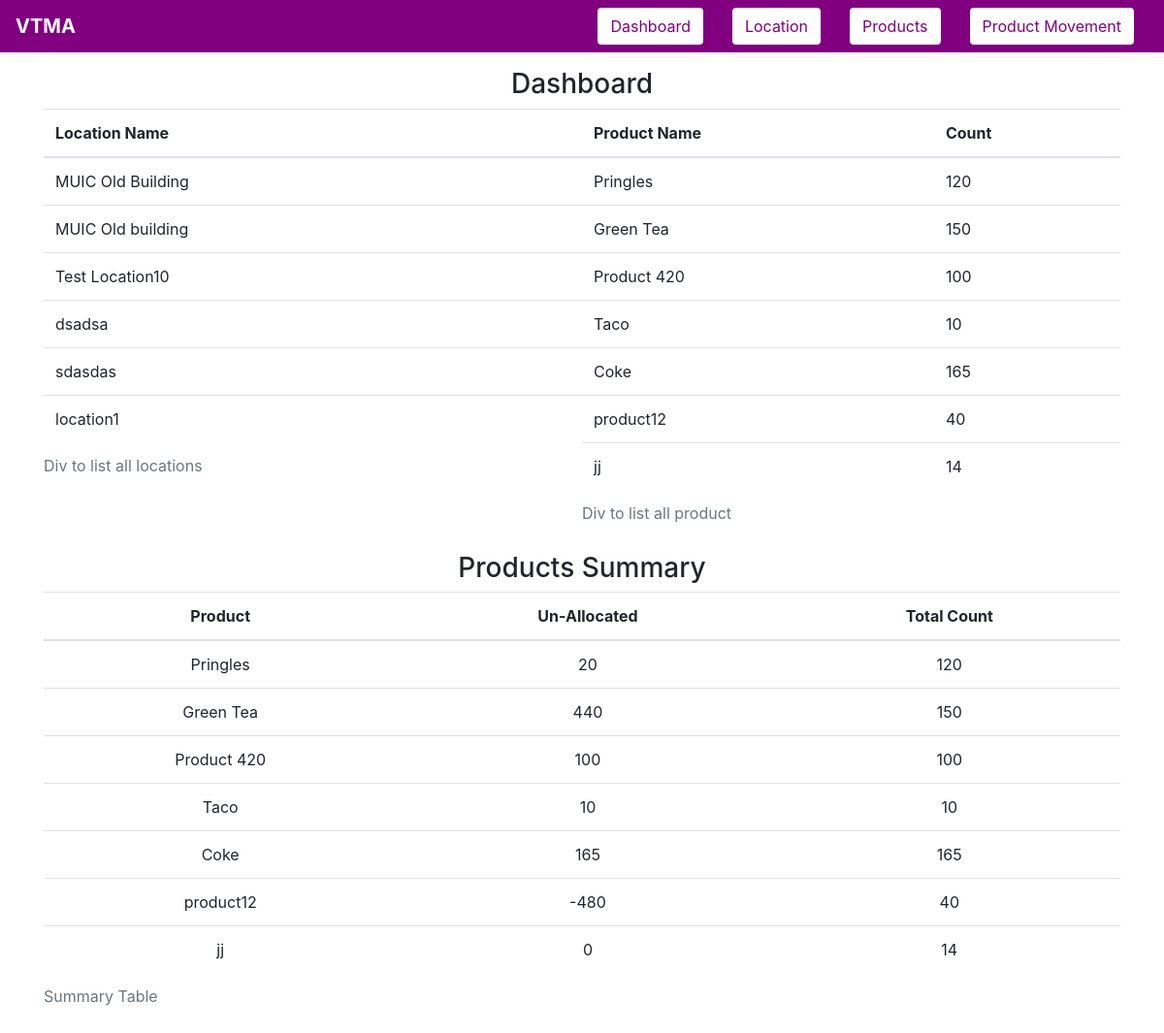
Before: / with the older database file.
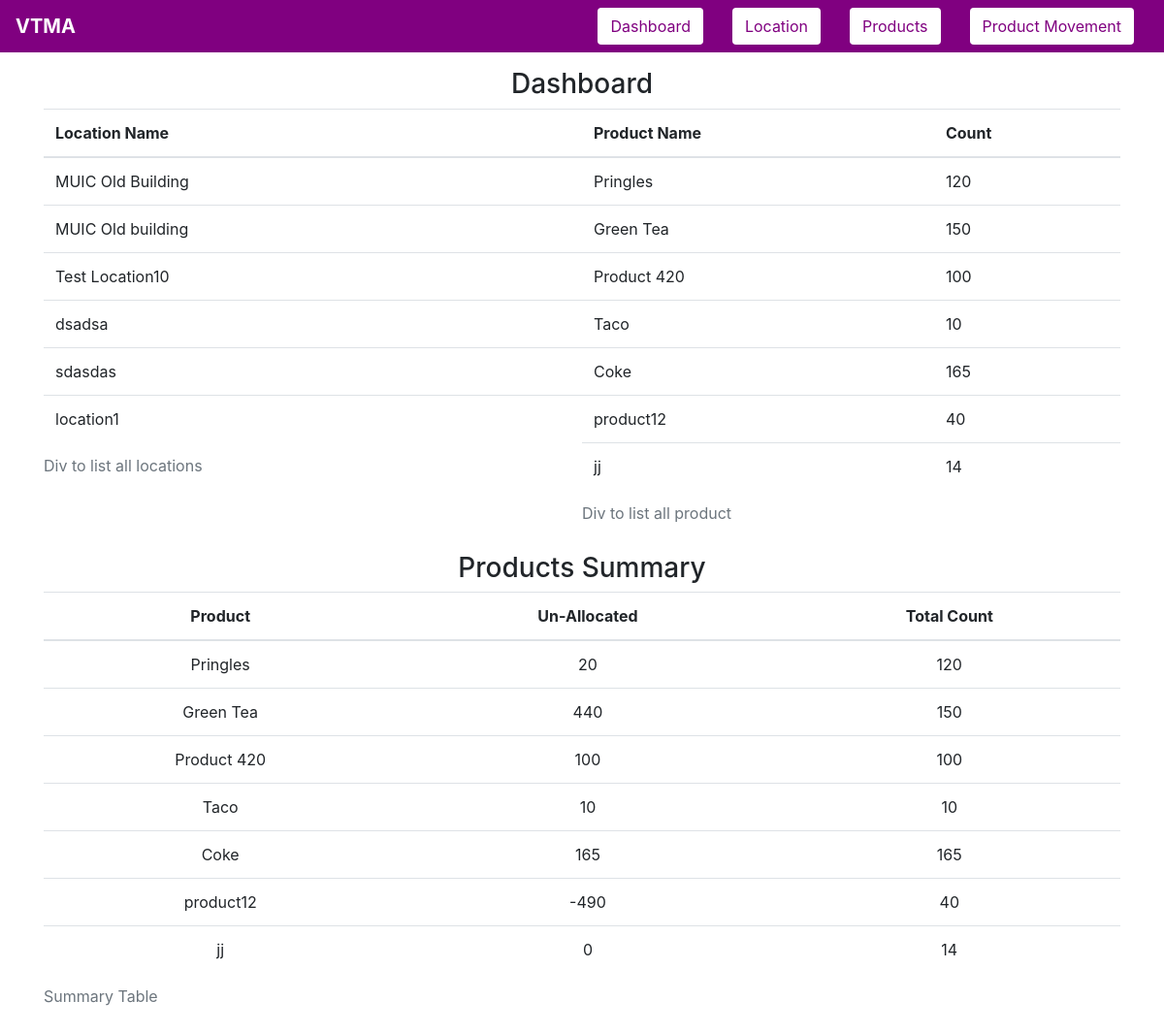
After: the same page with the newer database file.
### tables this page shows
CREATE TABLE location(loc_id INTEGER PRIMARY KEY AUTOINCREMENT,
                                 loc_name TEXT UNIQUE NOT NULL);

CREATE TABLE products(prod_id INTEGER PRIMARY KEY AUTOINCREMENT,
                    prod_name TEXT UNIQUE NOT NULL,
                    prod_quantity INTEGER NOT NULL,
                    unallocated_quantity INTEGER);

### app.py (the view)
@app.route("/")
def summary():
    msg = None
    q_data, location_c, products = None, None, None
    db = sqlite3.connect(DATABASE_NAME)
    cursor = db.cursor()
    try:
        cursor.execute(select_from_location)
        location_c = cursor.fetchall()
        cursor.execute(select_from_product)
        products = cursor.fetchall()
        cursor.execute(
            """
        SELECT prod_name, unallocated_quantity, prod_quantity FROM products
        """
        )
        q_data = cursor.fetchall()
    except sqlite3.Error as e:
        msg = f"An error occurred: {e.args[0]}"
    if msg:
        print(msg)
    return render(
        "index.html",
        link=link,
        title="Summary",
        locations=location_c,
        products=products,
        database=q_data,
    )

### templates/index.html
{% extends 'base-template.html' %}
{% block content %}
    <div class="container">
        <h3 style="text-align: center">Dashboard</h3>
        <div style="height: 50%;width: 100%; float: left">
            {% if locations == None or locations|length == 0 %}
            <div style="float: left;width:50%;">
                <h3  class="text center font-weight-light">No Data Available Yet</h3>
            </div>
            {% else %}
            <div style="float:left;width:50%">
                <table class="table">
                <caption>Div to list all locations</caption>
                    <thead>
                        <tr>
                            <th scope="col">Location Name</th>
                        </tr>
                    </thead>
                    <tbody>
                        {% for location in locations %}
                            <tr>
                                <td>{{ location[1] }}</td>
                            </tr>
                        {% endfor %}
                    </tbody>
                </table>
            </div>
        {% endif %}
        {% if products == None or products|length == 0 %}
            <div style="float: right;width: 50%;">
                <h3 class="text center font-weight-light">No Product Data Available Yet</h3>
            </div>
        {% else %}
            <div style="float:right;width:50%;">
                <table class="table">
                <caption>Div to list all product</caption>
                    <thead>
                        <tr>
                            <th scope="col">Product Name</th>
                            <th scope="col">Count</th>
                        </tr>
                    </thead>
                    <tbody>
                        {% for product in products %}
                            <tr>
                                <td>{{ product[1] }}</td>
                                <td>{{ product[2] }}</td>
                            </tr>
                        {% endfor %}
                    </tbody>
                </table>
            </div>
        {% endif %}
        </div>
    </div>
    <div class="container" style="float: contour; text-align: center">
    <h3 style="text-align: center">Products Summary</h3>
        <div class="form-horizontal" title="Summary">
        {% if database == None or database|length == 0 %}
            <h3 class="text-center font-weight-light">Summary not available yet</h3>
        {% else %}
            <div>
                <table class="table">
                <caption>Summary Table</caption>
                    <thead>
                        <tr>
                            <th scope="col">Product</th>
                            <th scope="col">Un-Allocated</th>
                            <th scope="col">Total Count</th>
                        </tr>
                    </thead>
                    <thead>
                        {% for data in database %}
                            <tr>
                                <td>{{ data[0] }}</td>
                                <td>{{ data[1] }}</td>
                                <td>{{ data[2] }}</td>
                            </tr>
                        {% endfor %}
                    </thead>
                </table>
            </div>
        {% endif %}
        </div>
    </div>
{% endblock %}

### templates/base-template.html (shortened to what this page needs)
<!doctype html>
<html lang="en">
    <head>
        <link rel="stylesheet" href="{{ url_for('static', filename='bootstrap.min.css') }}">
    </head>
    <body>
        <nav class="navbar navbar-expand-lg" style="background-color: purple; position: fixed;width: 100%;z-index: 2;">
            <div class="collapse navbar-collapse" id="navbarSupportedContent">
                <ul class="navbar-nav mr-auto purple-bg" style="font-size:20px; color:white; font-weight:bold;">VTMA</ul>
                <div class="col-auto">
                <button type="button" class="btn" style="background-color: white; color: purple;" onclick="location.reload();location.href='{{ link.index }}'">Dashboard</button>
            </div>
                <div class="col-auto">
                  <button type="button" class="btn " style="background-color: white; color: purple;" onclick="location.reload();location.href='{{ link.location }}'">Location</button>
                </div>
                <div class="col-auto">
                  <button type="button" class="btn " style="background-color: white; color: purple;" onclick="location.reload();location.href='{{ link.product }}'">Products</button>
                </div>
                <div class="col-auto">
                  <button type="button" class="btn" style="background-color: white; color: purple;" onclick="location.reload();location.href='{{ link.movement }}'">Product Movement</button>
                </div>
            </div>
	    </nav>
        {% block content %}
        {% endblock %}
    </body>
</html>

### templates/base-template.html (style rules this page uses)
.container { padding-top: 70px; }

Changed rows visible on the page:
changed products "product12": unallocated_quantity "-480" → "-490"
